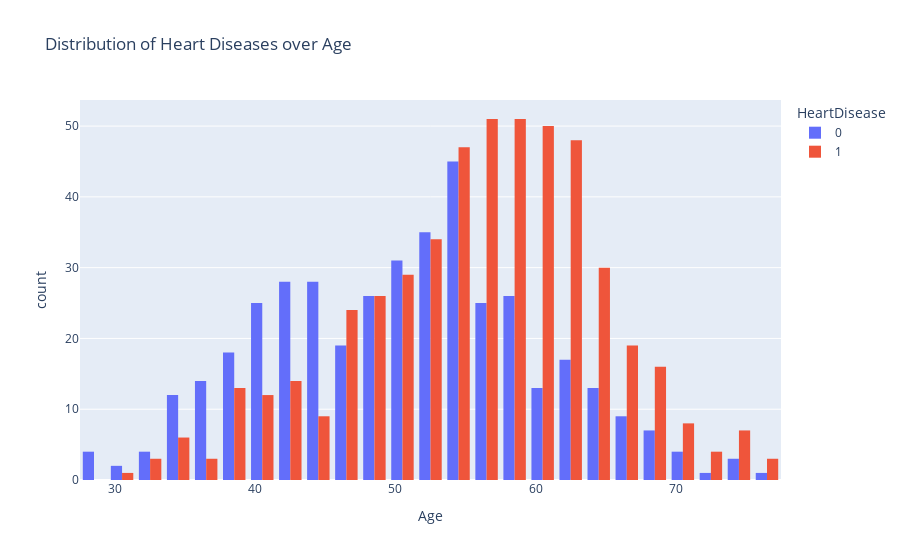

The notebook cell this image was saved under:
### Markdown cell above
By far we have checked the correlation between the features lets check the correlation of the target variable.

### Code cell
px.histogram(data_frame = df, x = 'Age', color = 'HeartDisease', title="Distribution of Heart Diseases over Age",barmode="group")

### Figure 1 — Plotly figure (JSON) as saved in the notebook; plotly's stock layout.template omitted (floating-point values rounded to 4 significant figures; data arrays with more than 128 entries replaced by an {"elided": "..."} marker saying what was removed)
{"data": [{"alignmentgroup": "True", "bingroup": "x", "hovertemplate": "HeartDisease=0<br>Age=%{x}<br>count=%{y}<extra></extra>", "legendgroup": "0", "marker": {"color": "#636efa", "pattern": {"shape": ""}}, "name": "0", "offsetgroup": "0", "orientation": "v", "showlegend": true, "type": "histogram", "x": {"elided": "410 int values"}, "xaxis": "x", "yaxis": "y"}, {"alignmentgroup": "True", "bingroup": "x", "hovertemplate": "HeartDisease=1<br>Age=%{x}<br>count=%{y}<extra></extra>", "legendgroup": "1", "marker": {"color": "#EF553B", "pattern": {"shape": ""}}, "name": "1", "offsetgroup": "1", "orientation": "v", "showlegend": true, "type": "histogram", "x": {"elided": "508 int values"}, "xaxis": "x", "yaxis": "y"}], "layout": {"barmode": "group", "legend": {"title": {"text": "HeartDisease"}, "tracegroupgap": 0}, "title": {"text": "Distribution of Heart Diseases over Age"}, "xaxis": {"anchor": "y", "domain": [0, 1], "title": {"text": "Age"}}, "yaxis": {"anchor": "x", "domain": [0, 1], "title": {"text": "count"}}}}
